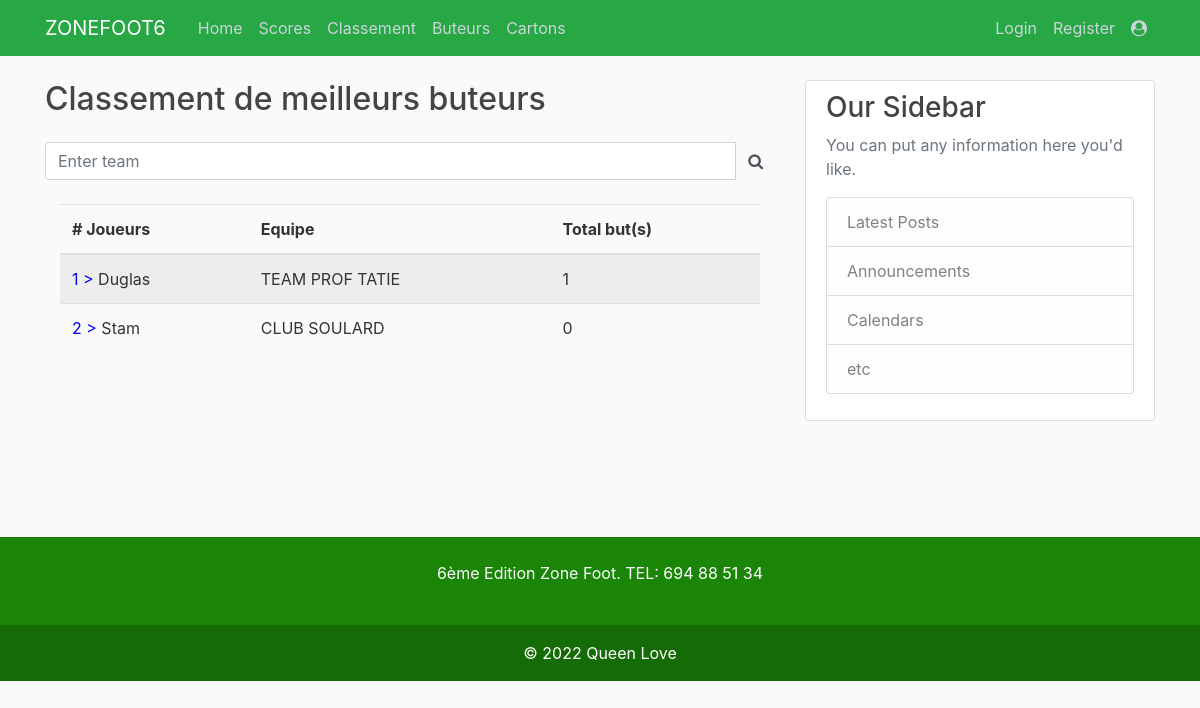
Screenshot of /buteurs/ with the database file from the repository.
### scores/models.py (models this page shows, shortened)
class Player(models.Model):
    name = models.CharField(max_length=128, unique=True)
    team = models.ForeignKey(Team, on_delete=models.CASCADE)
    affiliation = models.PositiveIntegerField(default=0)
    created_at = models.DateTimeField(auto_now_add=True)
    updated = models.DateTimeField(auto_now=True)
    @property
    def totalbut(self):
        return But.objects.filter(player_id=self.id).count()

class Team(models.Model):
    name = models.CharField(max_length=128, unique=True)
    affiliation = models.BooleanField(default=True)
    created_at = models.DateTimeField(auto_now_add=True)
    updated = models.DateTimeField(auto_now=True)

### scores/views.py (the view)
# urls.py: path('buteurs/', views.clsbuteurs, name='clsbuteurs'),
def clsbuteurs(request):
    buteurs = sorted(Player.objects.all(), key=lambda t: -t.totalbut)
    context={'buteurs': buteurs}
    return render(request, 'buteurs.html', context)

### scores/templates/buteurs.html
{% extends 'base.html' %}
{% block content %}
<main>
    <h2>Classement de meilleurs buteurs</h2>
    <form class="input-group my-4">
        <input type="text"
               id="search-input"
               name="search"
               class="form-control"
               placeholder="Enter team" />
        <span class="input-group-text border-0 bg-transparent"
              id="search-addon"
              style="cursor: pointer;">
            <i class="fa fa-search"></i>
        </span>
    </form>
<div class="container">
    <table class="table table-striped">
  <thead>
    <tr>
      <th scope="col"># Joueurs</th>
      <th scope="col">Equipe</th>
      <th scope="col">Total but(s)</th>
    </tr>
  </thead>
  <tbody>
    {% for b in buteurs %}
    <tr>
      <td><span style="color: blue;">{{ forloop.counter }} ></span> {{ b.name }}</td>
      <td>{{ b.team.name }}</td>
      <td>{{ b.totalbut }}</td>
    </tr>
    {% endfor %}
  </tbody>
</table>
</div>
</main>
{% endblock %}

### static/style.css (style rules this page uses)
body { background: #fafafa; color: #333333; margin-top: 5rem; }
h1, h2, h3, h4, h5, h6 { color: #444444; }

### rows the page displays
Player: name "Duglas", team.name "TEAM PROF TATIE", totalbut "1"
Player: name "Stam", team.name "CLUB SOULARD", totalbut "0"
